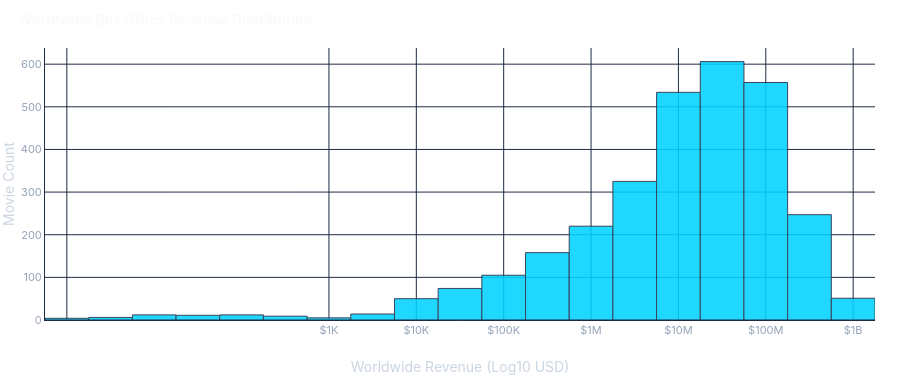
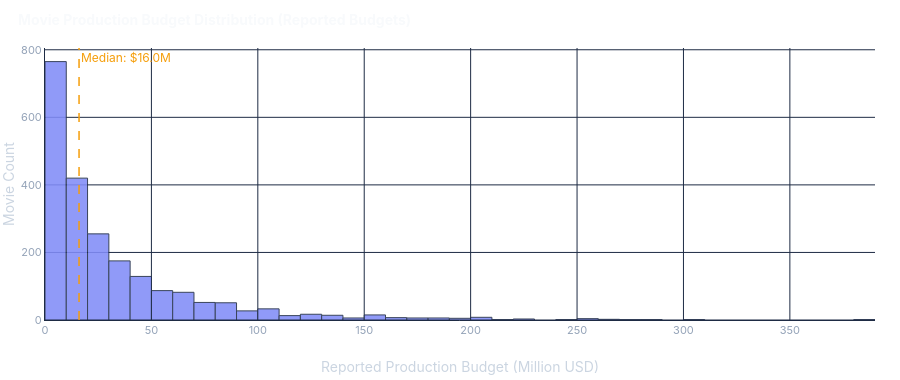

Write notebook code for charts like these, in order.
### Markdown cell above
## 6. Theatrical Revenue & Budget Distributions

Analyze the extreme positive skewness of worldwide box-office receipts and production budgets.

### Code cell
rev_valid = raw_df[raw_df['revenue'] > 0]['revenue']
bud_valid = raw_df[raw_df['budget'] > 0]['budget']

print(f"Revenue Mean: ${rev_valid.mean():,.0f} | Median: ${rev_valid.median():,.0f} | Max: ${rev_valid.max():,.0f}")
print(f"Budget  Mean: ${bud_valid.mean():,.0f} | Median: ${bud_valid.median():,.0f} | Max: ${bud_valid.max():,.0f}")

fig_rev = plot_revenue_distribution(raw_df, log_scale=True)
fig_rev.show()

fig_bud = plot_budget_distribution(raw_df)
fig_bud.show()

### Figure 1 — Plotly figure (JSON) as saved in the notebook; plotly's stock layout.template omitted (floating-point values rounded to 4 significant figures; data arrays with more than 128 entries replaced by an {"elided": "..."} marker saying what was removed)
{"data": [{"hovertemplate": "Log10 Revenue: %{x:.2f}<br>Count: %{y:,}<extra></extra>", "marker": {"color": "#00D2FF", "line": {"color": "#1E2B44", "width": 1}}, "nbinsx": 40, "opacity": 0.88, "type": "histogram", "x": {"elided": "3000 float values"}}], "layout": {"colorway": ["#00D2FF", "#818CF8", "#38BDF8", "#10B981", "#F59E0B", "#EC4899", "#F97316", "#14B8A6"], "font": {"color": "#CBD5E1", "family": "Inter, Segoe UI, sans-serif", "size": 12}, "height": 380, "hoverlabel": {"bgcolor": "#141C2E", "bordercolor": "#2B3B59", "font": {"color": "#F8FAFC", "family": "Inter, Segoe UI, sans-serif", "size": 12}}, "legend": {"bgcolor": "rgba(20, 28, 46, 0.75)", "bordercolor": "#1E2B44", "borderwidth": 1, "font": {"color": "#CBD5E1", "size": 11}, "orientation": "h", "x": 0.5, "xanchor": "center", "y": -0.18, "yanchor": "top"}, "margin": {"b": 60, "l": 45, "r": 25, "t": 48}, "paper_bgcolor": "rgba(0,0,0,0)", "plot_bgcolor": "rgba(0,0,0,0)", "title": {"font": {"color": "#F8FAFC", "family": "Inter, Segoe UI, sans-serif", "size": 14}, "text": "<b>Worldwide Box Office Revenue Distribution</b>", "x": 0.02, "xanchor": "left", "y": 0.96, "yanchor": "top"}, "xaxis": {"gridcolor": "#1E2B44", "linecolor": "#1E2B44", "tickfont": {"color": "#94A3B8", "size": 11}, "ticktext": ["$1K", "$10K", "$100K", "$1M", "$10M", "$100M", "$1B"], "tickvals": [3, 4, 5, 6, 7, 8, 9], "title": {"text": "Worldwide Revenue (Log10 USD)"}, "zerolinecolor": "#1E2B44"}, "yaxis": {"gridcolor": "#1E2B44", "linecolor": "#1E2B44", "tickfont": {"color": "#94A3B8", "size": 11}, "title": {"text": "Movie Count"}, "zerolinecolor": "#1E2B44"}}}

### Figure 2 — Plotly figure (JSON) as saved in the notebook; plotly's stock layout.template omitted (floating-point values rounded to 4 significant figures; data arrays with more than 128 entries replaced by an {"elided": "..."} marker saying what was removed)
{"data": [{"hovertemplate": "Budget: $%{x:.1f}M<br>Movies: %{y:,}<extra></extra>", "marker": {"color": "#818CF8", "line": {"color": "#1E2B44", "width": 1}}, "nbinsx": 40, "opacity": 0.88, "type": "histogram", "x": {"elided": "2188 float values"}}], "layout": {"annotations": [{"font": {"color": "#F59E0B"}, "showarrow": false, "text": "Median: $16.0M", "x": 16.0, "xanchor": "left", "xref": "x", "y": 1, "yanchor": "top", "yref": "y domain"}], "colorway": ["#00D2FF", "#818CF8", "#38BDF8", "#10B981", "#F59E0B", "#EC4899", "#F97316", "#14B8A6"], "font": {"color": "#CBD5E1", "family": "Inter, Segoe UI, sans-serif", "size": 12}, "height": 380, "hoverlabel": {"bgcolor": "#141C2E", "bordercolor": "#2B3B59", "font": {"color": "#F8FAFC", "family": "Inter, Segoe UI, sans-serif", "size": 12}}, "legend": {"bgcolor": "rgba(20, 28, 46, 0.75)", "bordercolor": "#1E2B44", "borderwidth": 1, "font": {"color": "#CBD5E1", "size": 11}, "orientation": "h", "x": 0.5, "xanchor": "center", "y": -0.18, "yanchor": "top"}, "margin": {"b": 60, "l": 45, "r": 25, "t": 48}, "paper_bgcolor": "rgba(0,0,0,0)", "plot_bgcolor": "rgba(0,0,0,0)", "shapes": [{"line": {"color": "#F59E0B", "dash": "dash", "width": 1.5}, "type": "line", "x0": 16.0, "x1": 16.0, "xref": "x", "y0": 0, "y1": 1, "yref": "y domain"}], "title": {"font": {"color": "#F8FAFC", "family": "Inter, Segoe UI, sans-serif", "size": 14}, "text": "<b>Movie Production Budget Distribution (Reported Budgets)</b>", "x": 0.02, "xanchor": "left", "y": 0.96, "yanchor": "top"}, "xaxis": {"gridcolor": "#1E2B44", "linecolor": "#1E2B44", "tickfont": {"color": "#94A3B8", "size": 11}, "title": {"text": "Reported Production Budget (Million USD)"}, "zerolinecolor": "#1E2B44"}, "yaxis": {"gridcolor": "#1E2B44", "linecolor": "#1E2B44", "tickfont": {"color": "#94A3B8", "size": 11}, "title": {"text": "Movie Count"}, "zerolinecolor": "#1E2B44"}}}
